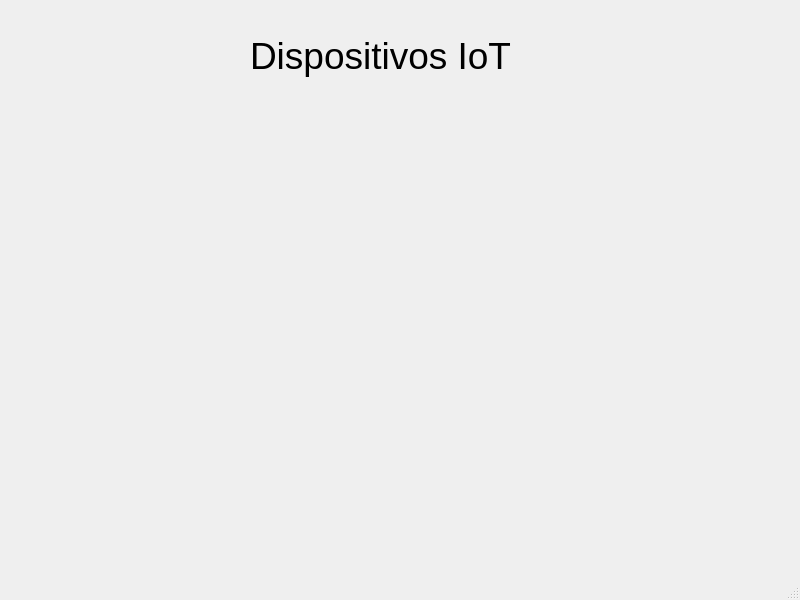
<?xml version="1.0" encoding="UTF-8"?>
<ui version="4.0">
 <class>DeviceWindow</class>
 <widget class="QMainWindow" name="DeviceWindow">
  <property name="geometry">
   <rect>
    <x>0</x>
    <y>0</y>
    <width>800</width>
    <height>600</height>
   </rect>
  </property>
  <property name="windowTitle">
   <string>IoT Device Manager</string>
  </property>
  <widget class="QWidget" name="centralwidget">
   <widget class="QLabel" name="label">
    <property name="geometry">
     <rect>
      <x>250</x>
      <y>20</y>
      <width>291</width>
      <height>71</height>
     </rect>
    </property>
    <property name="font">
     <font>
      <pointsize>28</pointsize>
     </font>
    </property>
    <property name="text">
     <string>Dispositivos IoT</string>
    </property>
   </widget>
  </widget>
  <widget class="QMenuBar" name="menubar">
   <property name="geometry">
    <rect>
     <x>0</x>
     <y>0</y>
     <width>800</width>
     <height>21</height>
    </rect>
   </property>
  </widget>
  <widget class="QStatusBar" name="statusbar"/>
 </widget>
 <resources/>
 <connections/>
</ui>
